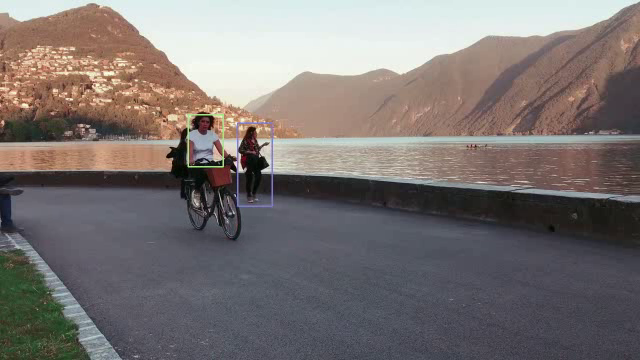
#> input picture frame 3 of 103-Computer-Vision-1-Introduction-Python/week09-python/Script Files/cycle_CSRT.mp4, 640 x 360 px, given in place of focus-test.mp4, which was not available
$ jupyter execute Autofocus-assignment.ipynb   (shell and % lines are left out)   (older library calls are emulated)   (text cells are left out)
#> lines starting #> are read from the running program, lines starting #| are printed output that depends on the picture; pictures that were not available may be replaced by others from this repository, and a replacement may not be noted
[cell 1]
# Import modules
import cv2
import matplotlib.pyplot as plt
from dataPath import DATA_PATH
import numpy as np

[cell 2]
import matplotlib
matplotlib.rcParams['figure.figsize'] = (10.0, 10.0)
matplotlib.rcParams['image.interpolation'] = 'bilinear'

[cell 3]
# Implement Variance of absolute values of Laplacian - Method 1
# Input: image
# Output: Floating point number denoting the measure of sharpness of image

# Do NOT change the function name and definition

def var_abs_laplacian(image):
    laplacian = cv2.Laplacian(image, cv2.CV_32F, 1)
    abs_laplacian = np.abs(laplacian)
    var_abs_laplacian = np.var(abs_laplacian)
    return np.sum(var_abs_laplacian)

[cell 4]
# Implement Sum Modified Laplacian - Method 2
# Input: image
# Output: Floating point number denoting the measure of sharpness of image

# Do NOT change the function name and definition

def sum_modified_laplacian(im):
    kx = np.array(([0.0, 0.0, 0.0], [-1.0, 2.0, -1.0], [0.0, 0.0, 0.0]))
    ky = np.array(([0.0, -1.0, 0.0], [0.0, 2.0, 0.0], [0.0, -1.0, 0.0]))
    ml = abs(cv2.filter2D(im, cv2.CV_32F, kx)) + abs(cv2.filter2D(im, cv2.CV_32F, ky))
    sml = cv2.boxFilter(ml, cv2.CV_32F, (3, 3), normalize=False)
    return np.sum(sml)

[cell 5]
# Read input video filename
filename = DATA_PATH + 'videos/focus-test.mp4'

# Create a VideoCapture object
cap = cv2.VideoCapture(filename)

# Read first frame from the video
ret, frame = cap.read()
#> frame is the input picture: shape (360, 640, 3); mean B, G, R 113.8, 115.4, 122.3

# Display total number of frames in the video
print("Total number of frames : {}".format(int(cap.get(cv2.CAP_PROP_FRAME_COUNT))))

maxV1 = 0
maxV2 = 0

# Frame with maximum measure of focus
# Obtained using methods 1 and 2
bestFrame1 = 0
bestFrame2 = 0

# Frame ID of frame with maximum measure
# of focus
# Obtained using methods 1 and 2
bestFrameId1 = 0
bestFrameId2 = 0

# Get measures of focus from both methods
val1 = var_abs_laplacian(frame)
#> in var_abs_laplacian, `laplacian = cv2.Laplacian(image, cv2.CV_32F, 1)`:
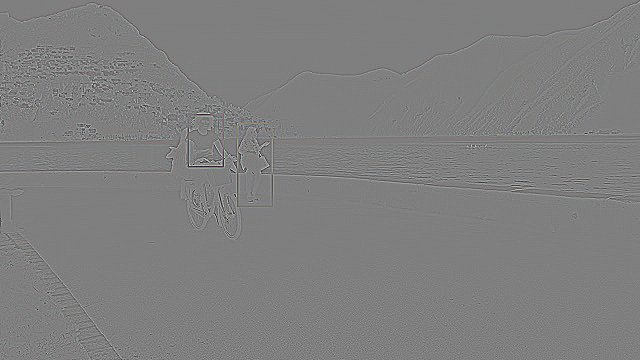
#> laplacian: shape (360, 640, 3) float32; mean B, G, R 0, 0, 0; drawn with min black and max white
#> in var_abs_laplacian, `abs_laplacian = np.abs(laplacian)`:
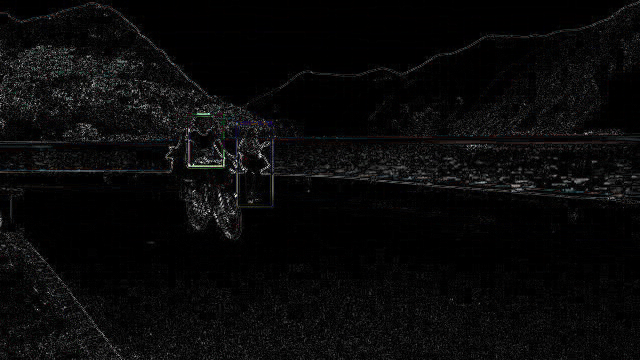
#> abs_laplacian: shape (360, 640, 3) float32; mean B, G, R 14.1, 13.9, 14; drawn with min black and max white
#> in var_abs_laplacian, `var_abs_laplacian = np.var(abs_laplacian)`: var_abs_laplacian = 544.5
#> val1 = 544.5
val2 = sum_modified_laplacian(frame)
#> in sum_modified_laplacian, `sml = cv2.boxFilter(ml, cv2.CV_32F, (3, 3), normalize=False)`:
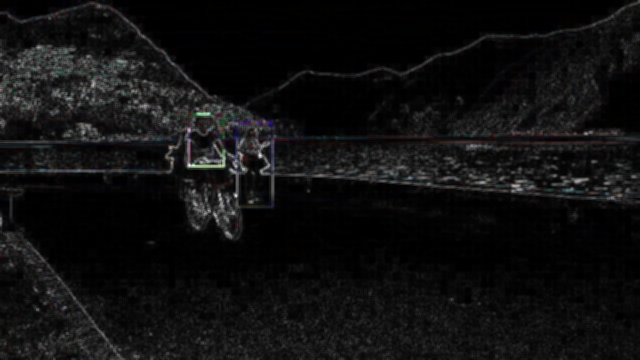
#> sml: shape (360, 640, 3) float32; mean B, G, R 141.9, 139.7, 141.2; drawn with min black and max white
#> val2 = 97412536

# Specify the ROI for flower in the frame
# UPDATE THE VALUES BELOW
top = 200
left = 600
bottom = 500
right = 900

# Iterate over all the frames present in the video
while(ret):
    # Crop the flower region out of the frame
    flower = frame[top:bottom, left:right]
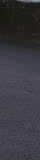
#> flower: shape (160, 40, 3); mean B, G, R 63, 57, 58.4
    # Get measures of focus from both methods
    val1 = var_abs_laplacian(frame)
    val2 = sum_modified_laplacian(frame)

    # If the current measure of focus is greater
    # than the current maximum
    if val1 > maxV1 :
        # Revise the current maximum
        maxV1 = val1
#> maxV1 = 544.5
        # Get frame ID of the new best frame
        bestFrameId1 = int(cap.get(cv2.CAP_PROP_POS_FRAMES))
        # Revise the new best frame
        bestFrame1 = frame.copy()
        print("Frame ID of the best frame [Method 1]: {}".format(bestFrameId1))

    # If the current measure of focus is greater
    # than the current maximum
    if val2 > maxV2 :
        # Revise the current maximum
        maxV2 = val2
#> maxV2 = 97412536
        # Get frame ID of the new best frame
        bestFrameId2 = int(cap.get(cv2.CAP_PROP_POS_FRAMES))
        # Revise the new best frame
        bestFrame2 = frame.copy()
        print("Frame ID of the best frame [Method 2]: {}".format(bestFrameId2))

    # Read a new frame
    ret, frame = cap.read()
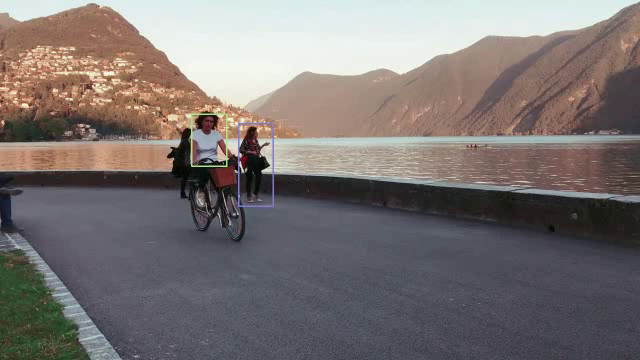
#> input picture frame 4 of 103-Computer-Vision-1-Introduction-Python/week09-python/Script Files/cycle_CSRT.mp4, 640 x 360 px, given in place of focus-test.mp4, which was not available
#> frame is the input picture: shape (360, 640, 3); mean B, G, R 113.9, 115.3, 122.4


print("================================================")
# Print the Frame ID of the best frame
print("Frame ID of the best frame [Method 1]: {}".format(bestFrameId1))
print("Frame ID of the best frame [Method 2]: {}".format(bestFrameId2))

# Release the VideoCapture object
cap.release()

# Stack the best frames obtained using both methods
out = np.hstack((bestFrame1, bestFrame2))

# Display the stacked frames
plt.figure()
plt.imshow(out[:,:,::-1]);
plt.axis('off');

$ run again, starting later in the video
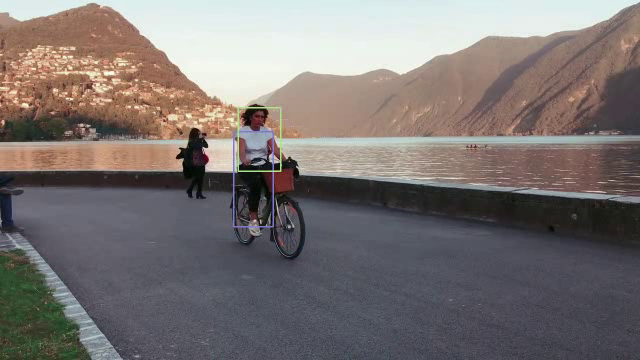
#> input picture frame 15 of 103-Computer-Vision-1-Introduction-Python/week09-python/Script Files/cycle_CSRT.mp4, 640 x 360 px, given in place of focus-test.mp4, which was not available
#> frame is the input picture: shape (360, 640, 3); mean B, G, R 114, 115.7, 122.7
#> var_abs_laplacian = 524.8
#> in sum_modified_laplacian, `sml = cv2.boxFilter(ml, cv2.CV_32F, (3, 3), normalize=False)`:
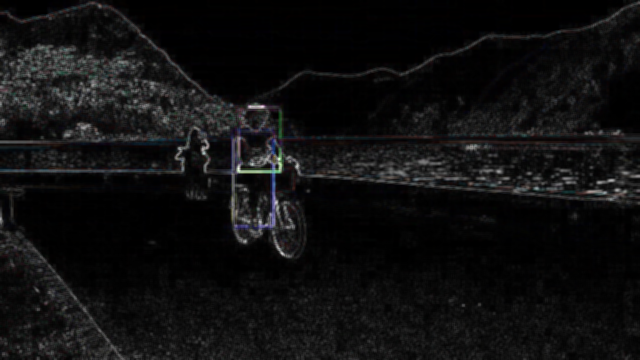
#> sml: shape (360, 640, 3) float32; mean B, G, R 137.5, 134.6, 136; drawn with min black and max white
#> val2 = 94013080
#> maxV1 = 524.8
#> maxV2 = 94013080
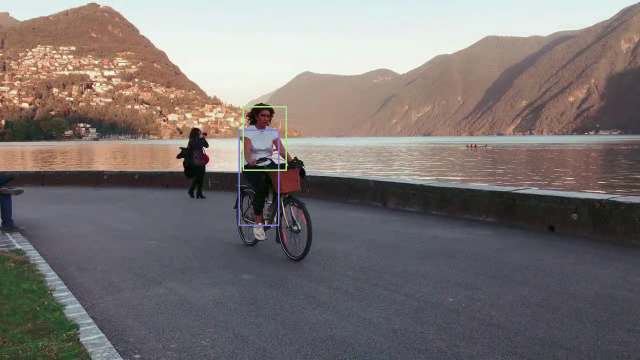
#> input picture frame 16 of 103-Computer-Vision-1-Introduction-Python/week09-python/Script Files/cycle_CSRT.mp4, 640 x 360 px, given in place of focus-test.mp4, which was not available
#> frame is the input picture: shape (360, 640, 3); mean B, G, R 114.3, 115.8, 123

$ run again, starting later in the video
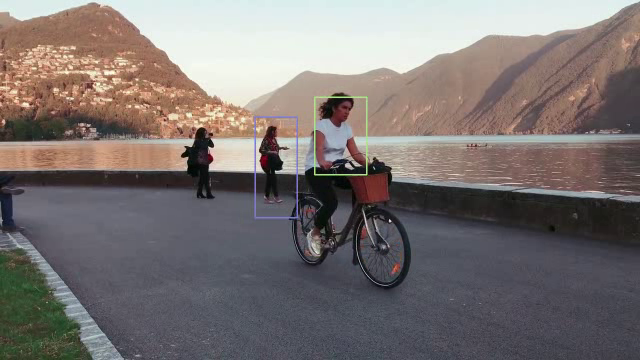
#> input picture frame 27 of 103-Computer-Vision-1-Introduction-Python/week09-python/Script Files/cycle_CSRT.mp4, 640 x 360 px, given in place of focus-test.mp4, which was not available
#> frame is the input picture: shape (360, 640, 3); mean B, G, R 113.6, 115.1, 122.6
#> var_abs_laplacian = 591.6
#> in sum_modified_laplacian, `sml = cv2.boxFilter(ml, cv2.CV_32F, (3, 3), normalize=False)`:
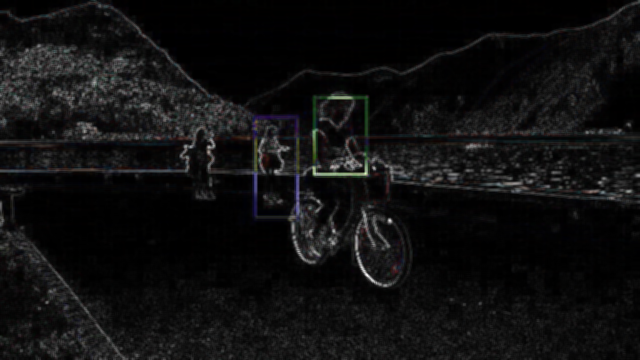
#> sml: shape (360, 640, 3) float32; mean B, G, R 147.6, 145.5, 146.9; drawn with min black and max white
#> val2 = 101385192
#> maxV1 = 591.6
#> maxV2 = 101385192
#> `out = np.hstack((bestFrame1, bestFrame2))`:
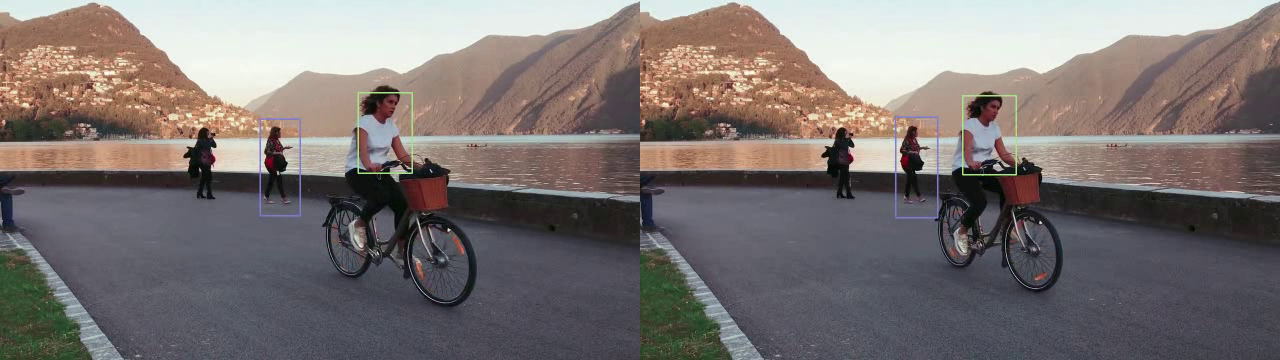
#> out: shape (360, 1280, 3); mean of channels 0, 1, 2 114, 115.6, 123.1; drawn as B, G, R
